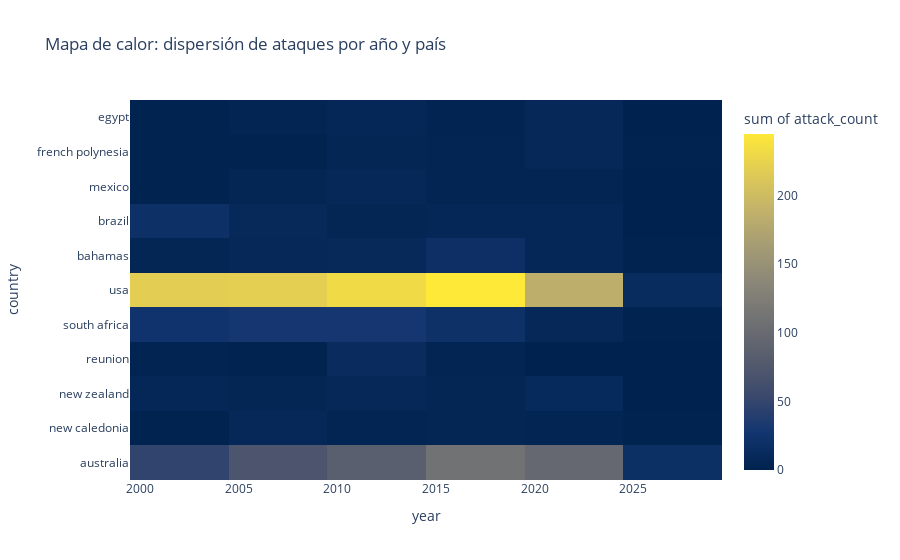

Source (notebook cell):
### Code cell
fig = px.density_heatmap(
    shark_summary,
    x="year",
    y="country",
    z="attack_count",
    color_continuous_scale="Cividis",
    title="Mapa de calor: dispersión de ataques por año y país"
)

fig.show()

### Figure 1 — Plotly figure (JSON) as saved in the notebook; plotly's stock layout.template omitted (floating-point values rounded to 4 significant figures; data arrays with more than 128 entries replaced by an {"elided": "..."} marker saying what was removed)
{"data": [{"coloraxis": "coloraxis", "histfunc": "sum", "hovertemplate": "year=%{x}<br>country=%{y}<br>sum of attack_count=%{z}<extra></extra>", "name": "", "type": "histogram2d", "x": {"elided": "286 int values"}, "xaxis": "x", "xbingroup": "x", "y": {"elided": "286 str values"}, "yaxis": "y", "ybingroup": "y", "z": {"elided": "286 int values"}}], "layout": {"coloraxis": {"colorbar": {"title": {"text": "sum of attack_count"}}, "colorscale": [[0, "#00224e"], [0.1111, "#123570"], [0.2222, "#3b496c"], [0.3333, "#575d6d"], [0.4444, "#707173"], [0.5556, "#8a8678"], [0.6667, "#a59c74"], [0.7778, "#c3b369"], [0.8889, "#e1cc55"], [1, "#fee838"]]}, "legend": {"tracegroupgap": 0}, "title": {"text": "Mapa de calor: dispersión de ataques por año y país"}, "xaxis": {"anchor": "y", "domain": [0, 1], "title": {"text": "year"}}, "yaxis": {"anchor": "x", "domain": [0, 1], "title": {"text": "country"}}}}
